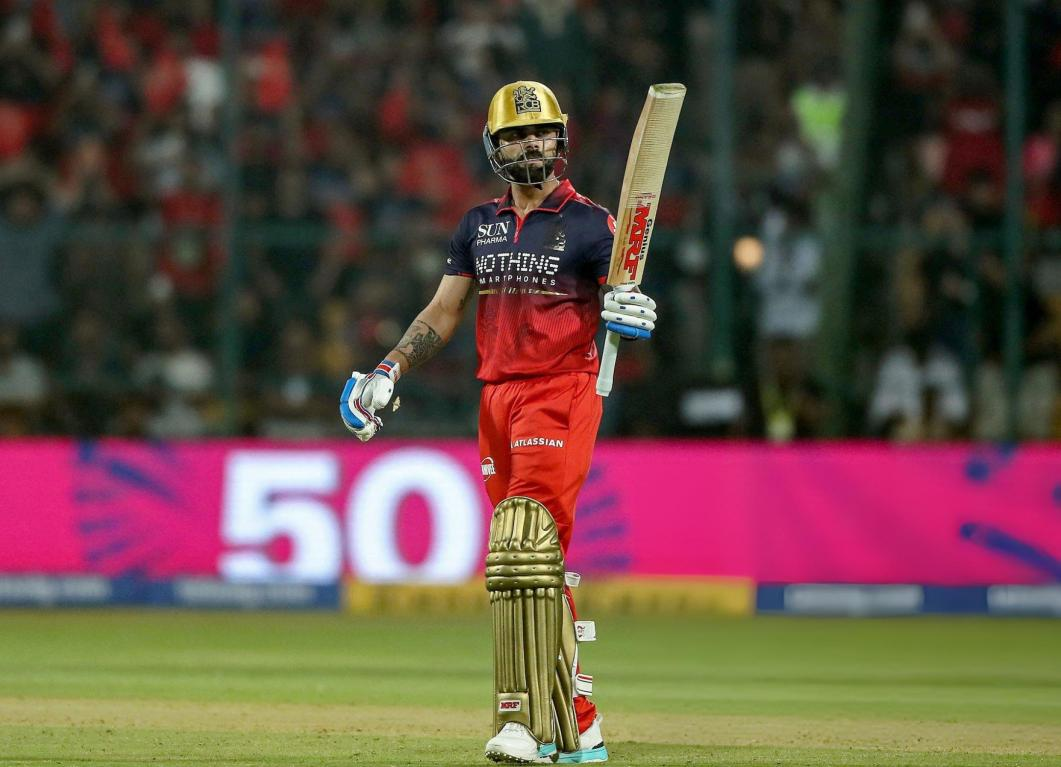
#> input picture phase3/virat.jpg, 1061 x 767 px
$ python gaussian_blur.py
#> lines starting #> are read from the running program, lines starting #| are printed output that depends on the picture
import cv2
image=cv2.imread("virat.jpg")
#> image is the input picture: shape (767, 1061, 3); mean B, G, R 68.4, 78.2, 100.7
if image is not None:
    blurred_image=cv2.GaussianBlur(image,(21,21),-10)
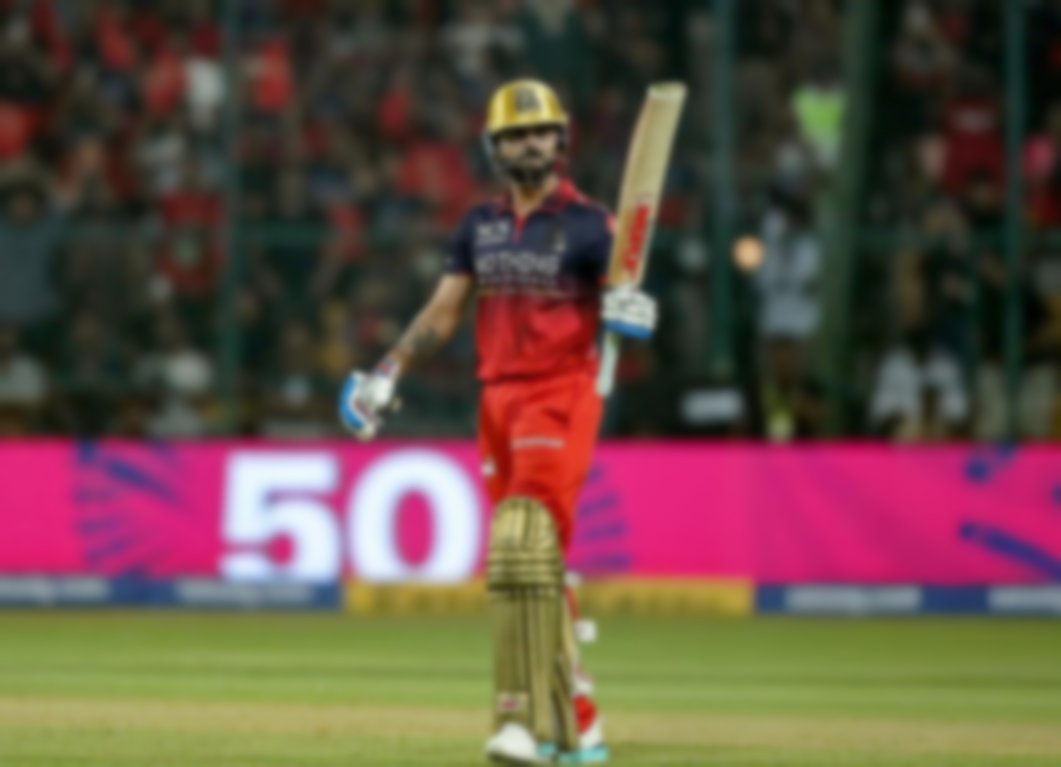
#> blurred_image: shape (767, 1061, 3); mean B, G, R 68.4, 78.2, 100.7
    cv2.imshow("blurred_image",blurred_image)
    cv2.waitKey(0)
    cv2.destroyAllWindows()
    cv2.imwrite("blurreed_image.jpg",blurred_image)
else:
    print("image not valid ...")
